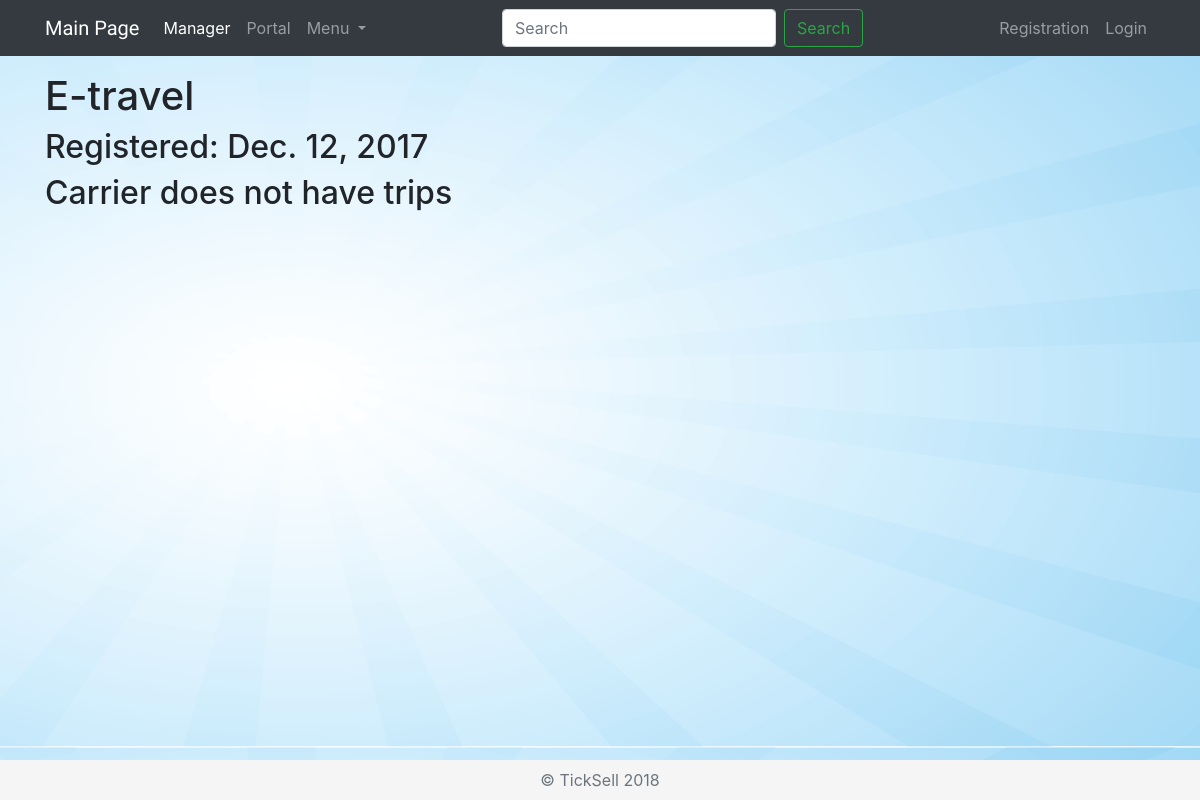
The app's page /manager/carriers/11/, older data.
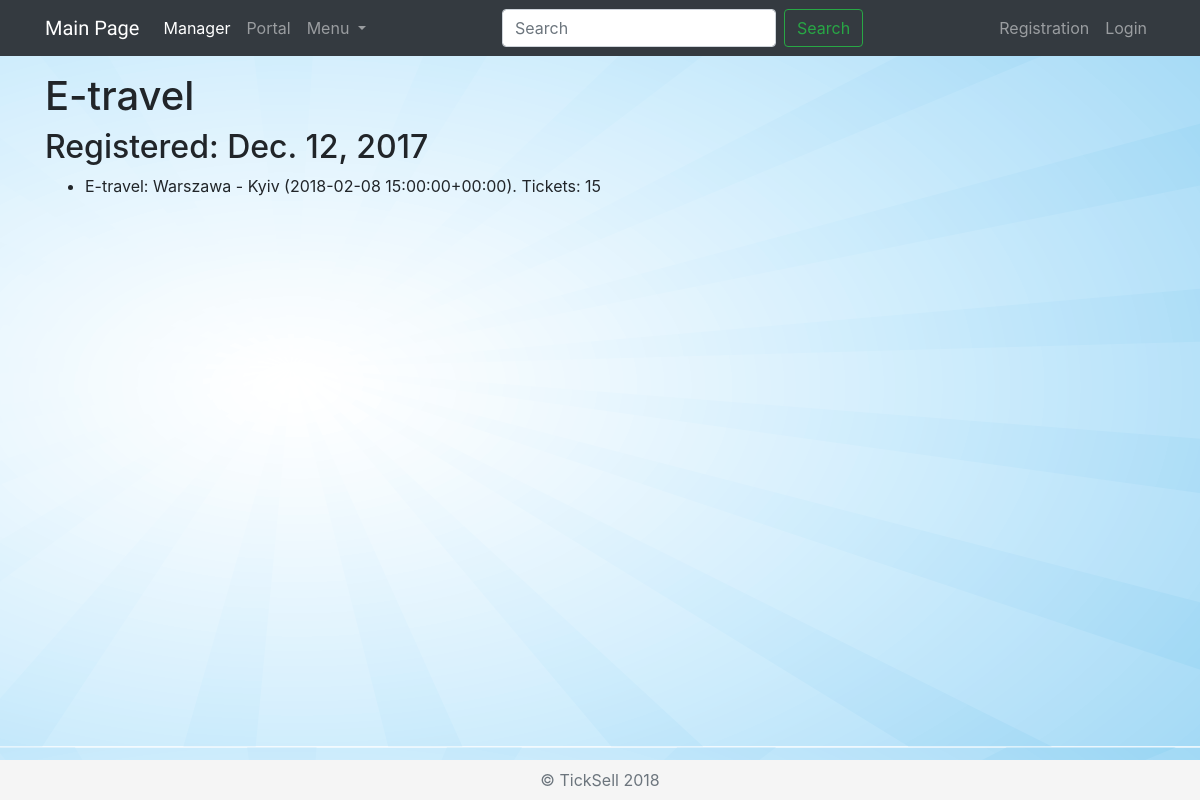
The same page, newer data.
### manager/models.py (models this page shows, shortened)
class Trip(models.Model):
    carrier = models.ForeignKey(Carrier, on_delete=models.CASCADE)
    departure_city = models.CharField(max_length=100)
    arrive_city = models.CharField(max_length=100)
    date = models.DateTimeField()
    quantity = models.IntegerField(default=0)
    def __str__(self):
        return str(self.carrier) + ': ' + str(self.departure_city) + ' - ' + str(self.arrive_city) \
               + ' (' + str(self.date) + '). Tickets: ' + str(self.quantity)

class Carrier(models.Model):
    name = models.CharField(max_length=500)
    register_date = models.DateField()
    agreement = models.FileField(null=True, blank=True, default=None)
    def __str__(self):
        return self.name

### manager/views.py (the view)
# urls.py: url(r'^carriers/(?P<pk>[0-9]+)/$', views.DetailCarrierView.as_view(), name='carrier_detail'),
class DetailCarrierView(generic.DetailView):
    model = Carrier
    template_name = 'carriers/detail.html'

### manager/templates/carriers/detail.html (shortened to what this page needs)
{% extends "layouts/master.html" %}
{% block nav_active %}active{% endblock %}
{% block content %}
    <h1>{{carrier.name}}</h1>
    <h2>Registered: {{carrier.register_date}}</h2>
    {% if carrier.trip_set.all %}
        <ul>
            {% for trip in carrier.trip_set.all %}
                <li>{{trip}}</li>
            {% endfor %}
        </ul>
    {% else %}
        <h2>Carrier does not have trips</h2>
    {% endif %}
{% endblock %}

Row changes from the older to the newer data that the page shows:
added Trip: carrier+departure_city+arrive_city "E-travel: Warszawa - Kyiv (2018-02-08 15:00:00+00:00). Tickets: 15"
Text that changed along with them:
text no longer shown: "Carrier does not have trips"
